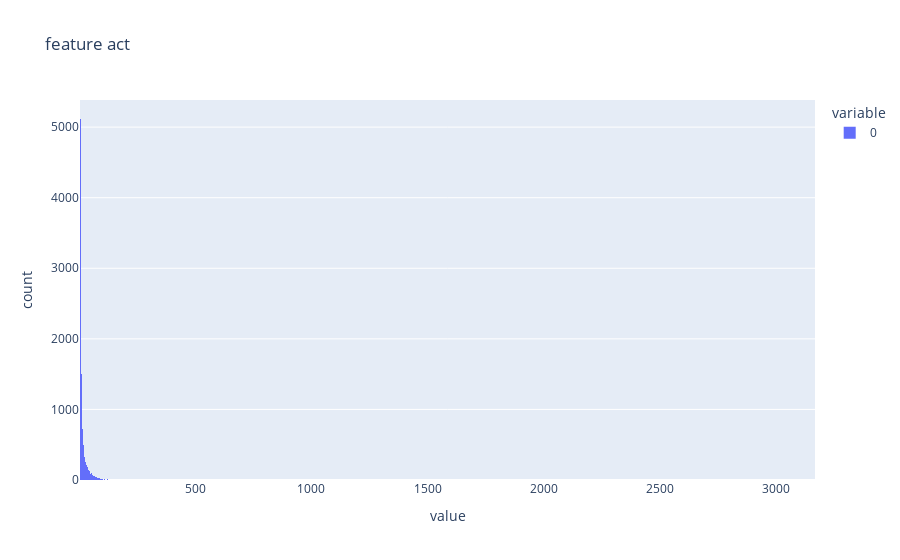

Source (notebook cell):
### Code cell
fig = px.histogram(feature_act_non_zero.cpu().detach().to(torch.float32).numpy().flatten(), title='feature act')
# fig.update_xaxes(range=[0, 200])
fig

### Figure 1 — Plotly figure (JSON) as saved in the notebook; plotly's stock layout.template omitted (floating-point values rounded to 4 significant figures; data arrays with more than 128 entries replaced by an {"elided": "..."} marker saying what was removed)
{"data": [{"alignmentgroup": "True", "bingroup": "x", "hovertemplate": "variable=0<br>value=%{x}<br>count=%{y}<extra></extra>", "legendgroup": "0", "marker": {"color": "#636efa", "pattern": {"shape": ""}}, "name": "0", "offsetgroup": "0", "orientation": "v", "showlegend": true, "type": "histogram", "x": {"elided": "16430 float values"}, "xaxis": "x", "yaxis": "y"}], "layout": {"barmode": "relative", "legend": {"title": {"text": "variable"}, "tracegroupgap": 0}, "title": {"text": "feature act"}, "xaxis": {"anchor": "y", "domain": [0, 1], "title": {"text": "value"}}, "yaxis": {"anchor": "x", "domain": [0, 1], "title": {"text": "count"}}}}
